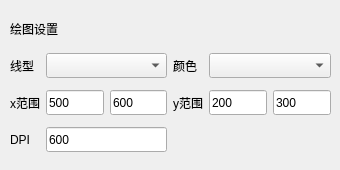
          <widget class="QWidget" name="page_picset">
           <widget class="QWidget" name="layoutWidget">
            <property name="geometry">
             <rect>
              <x>10</x>
              <y>10</y>
              <width>321</width>
              <height>151</height>
             </rect>
            </property>
            <layout class="QGridLayout" name="gridLayout">
             <property name="spacing">
              <number>6</number>
             </property>
             <item row="3" column="2">
              <widget class="QLineEdit" name="lineEdit_x1">
               <property name="maximumSize">
                <size>
                 <width>16777215</width>
                 <height>25</height>
                </size>
               </property>
               <property name="text">
                <string>500</string>
               </property>
              </widget>
             </item>
             <item row="1" column="5" colspan="2">
              <widget class="QComboBox" name="comboBox_colortype">
               <property name="maximumSize">
                <size>
                 <width>16777215</width>
                 <height>25</height>
                </size>
               </property>
              </widget>
             </item>
             <item row="0" column="1" colspan="6">
              <widget class="QLabel" name="label_10">
               <property name="maximumSize">
                <size>
                 <width>16777215</width>
                 <height>25</height>
                </size>
               </property>
               <property name="text">
                <string>绘图设置</string>
               </property>
              </widget>
             </item>
             <item row="1" column="4">
              <widget class="QLabel" name="label_6">
               <property name="text">
                <string>颜色</string>
               </property>
              </widget>
             </item>
             <item row="4" column="2" colspan="2">
              <widget class="QLineEdit" name="lineEdit_dpi">
               <property name="maximumSize">
                <size>
                 <width>16777215</width>
                 <height>25</height>
                </size>
               </property>
               <property name="text">
                <string>600</string>
               </property>
              </widget>
             </item>
             <item row="3" column="4">
              <widget class="QLabel" name="label_9">
               <property name="text">
                <string>y范围</string>
               </property>
              </widget>
             </item>
             <item row="1" column="2" colspan="2">
              <widget class="QComboBox" name="comboBox_linetype">
               <property name="maximumSize">
                <size>
                 <width>16777215</width>
                 <height>25</height>
                </size>
               </property>
              </widget>
             </item>
             <item row="3" column="6">
              <widget class="QLineEdit" name="lineEdit_y2">
               <property name="maximumSize">
                <size>
                 <width>16777215</width>
                 <height>25</height>
                </size>
               </property>
               <property name="text">
                <string>300</string>
               </property>
              </widget>
             </item>
             <item row="3" column="5">
              <widget class="QLineEdit" name="lineEdit_y1">
               <property name="maximumSize">
                <size>
                 <width>16777215</width>
                 <height>25</height>
                </size>
               </property>
               <property name="text">
                <string>200</string>
               </property>
              </widget>
             </item>
             <item row="4" column="1">
              <widget class="QLabel" name="label_7">
               <property name="text">
                <string>DPI</string>
               </property>
              </widget>
             </item>
             <item row="3" column="1">
              <widget class="QLabel" name="label_8">
               <property name="text">
                <string>x范围</string>
               </property>
              </widget>
             </item>
             <item row="3" column="3">
              <widget class="QLineEdit" name="lineEdit_x2">
               <property name="maximumSize">
                <size>
                 <width>16777215</width>
                 <height>25</height>
                </size>
               </property>
               <property name="text">
                <string>600</string>
               </property>
              </widget>
             </item>
             <item row="1" column="1">
              <widget class="QLabel" name="label_5">
               <property name="text">
                <string>线型</string>
               </property>
              </widget>
             </item>
            </layout>
           </widget>
          </widget>
